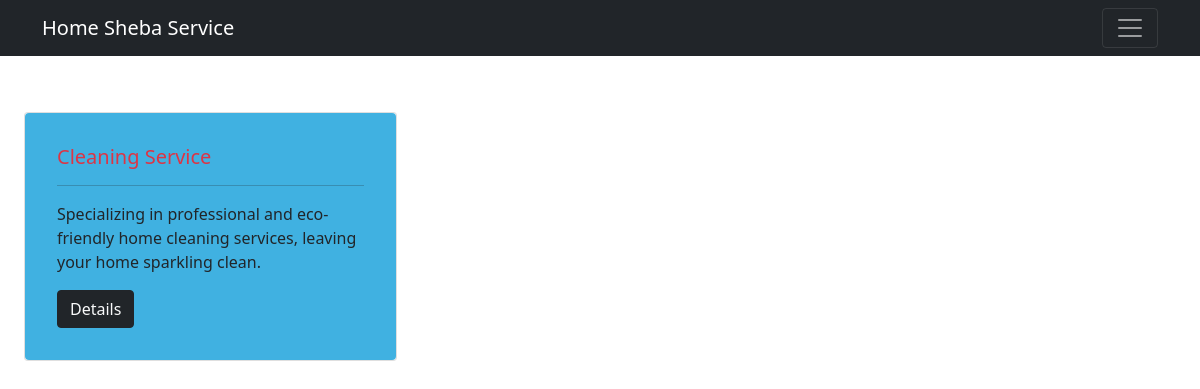
The app's page /service/ with its own data.
### Services/models.py (models this page shows, shortened)
class HomeServices(models.Model):
    service_name = models.CharField(max_length = 40)
    service_detail = models.TextField()
    service_price = models.IntegerField()

### Household_Services/views.py (the view)
# urls.py: path('service/',views.Service, name='service_view'),
def Service(request):
    data = HomeServices.objects.all()
    return render(request,'services.html',{'data':data,})

### templates/services.html (shortened to what this page needs)
{% extends 'base.html' %}
{% block content %}
<div class="h-50 d-flex flex-wrap px-3 pt-5">
    {% for i in data %}
    <div class="col-sm-4 mt-2 mb-4 h-50">
        <div class="card mx-2">
            <div style="background-color: rgb(64, 177, 225);" class="card-body rounded h-50">
                <div class="card-body">
                    <h5 class="text-danger">{{i.service_name}}</h5>
                    <hr class="bg-dark">
                    <p class="text-dark">{{i.service_detail | truncatewords:15}}</p>
                    <div>
                        <button class="btn btn-dark"><a href="{% url 'service_detail_page' id=i.id %}" class="text-decoration-none text-light">Details</a></button>
                    </div>
                </div>
            </div>
        </div>
    </div>
    {% endfor %}
    </div>
{% endblock %}

### records on screen
HomeServices: service_name "Cleaning Service", service_detail "Specializing in professional and eco-friendly home cleaning services, leaving your home sparkling clean."
